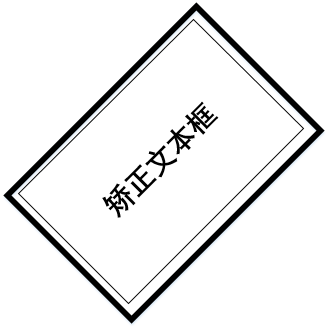
//> input picture rotate.png, 331 x 330 px
$ ./TextRotate   (built with g++ and OpenCV 4)
//> lines starting //> are read from the running program, lines starting //| are printed output that depends on the picture; after the words box and inside, x2 and y2 are one past the last pixel; in counts of white or black regions, pixels touching at a corner belong together
/*
 Written in 2018-12-15
 aim to rotate a rotated picture with some text
 with a rectboundary around the text
*/


#include<opencv2/opencv.hpp>
#include<iostream>
using namespace std;
using namespace cv;
#define NAMEWINDOW1 "二值化"
void On_threshold(int, void*);
int threshold_value = 180;
int threshold_max = 255;
Mat g_src;
Mat g_img_gray;

float perimeter(const vector<Point2f> &a)//求多边形周长。
{
	float sum = 0, dx, dy;
	for (size_t i = 0;i<a.size();i++)
	{
		size_t i2 = (i + 1) % a.size();
		dx = a[i].x - a[i2].x;
		dy = a[i].y - a[i2].y;
		sum += sqrt(dx*dx + dy*dy);
	}
	return sum;
}
bool VerifySize(RotatedRect candidate)
{
	float minError = 0.4; //40%的误差范围
	float maxError = 0.8; //80%的误差范围
	float srcArea = g_src.rows*g_src.cols;
	float area = candidate.size.height*candidate.size.width;
	if (area > (srcArea*minError) && area < (srcArea*maxError))
		return true;
	else
		return false;
        cerr<<"no rect been found"<<endl;
}
int main()
{

	g_src = imread("rotate.png");
//> g_src is the input picture: 330 rows x 331 cols, CV_8UC3; mean B, G, R 238, 237.8, 237.7
	if (g_src.empty())
	{
		cout << "无法打开图片";
		return -1;
	}
	//imshow("原始图片", g_src);
	cvtColor(g_src, g_img_gray,COLOR_BGR2GRAY);
	namedWindow(NAMEWINDOW1, WINDOW_AUTOSIZE);
	createTrackbar("阈值", NAMEWINDOW1, &threshold_value, threshold_max, On_threshold);
	On_threshold(0, 0);
	waitKey(0);
	return 0;
}
void On_threshold(int, void*)
{
	Mat img_thres;
	threshold(g_img_gray, img_thres, threshold_value, threshold_max, THRESH_BINARY);
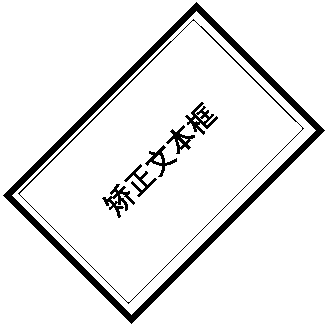
//> img_thres: 330 rows x 331 cols, CV_8UC1; 92.7% white; 7 black regions
	vector<Vec4i>hierarchy;
	vector<vector<Point>>contours;
	//imshow(NAMEWINDOW1, img_thres);
	findContours(img_thres, contours, hierarchy, RETR_TREE, CHAIN_APPROX_SIMPLE);
//> contours = 327 contours, 316 with area under 20; largest, box (x1, y1, x2, y2) and area: (0, 0, 331, 330) 108570, (2, 1, 326, 325) 50052, (12, 11, 316, 315) 43792, (101, 183, 136, 219) 492, (184, 101, 219, 136) 482
	Mat result(g_src.size(), CV_8UC3, Scalar::all(255));
	vector<vector<Point2f>>markDetector;
	vector<vector<Point2f>>detector; //用来存放顶点
	for (int i = 0;i < contours.size();i++)
	{
		Point2f vertices[4]; //用来存放旋转矩形四个顶点
		RotatedRect mr = minAreaRect(Mat(contours[i]));
		if (VerifySize(mr)) //验证是否是所需要尺寸
		{
            cout << "rect is found"<< endl;
			mr.points(vertices);
			for (int k = 0;k < 4;k++)
			{
				//line(result, vertices[k], vertices[(k + 1) % 4], Scalar(0, 0, 255), 2, 8, 0);
				//cout << "第" << k + 1 << "个点坐标为" << vertices[i] << endl;
			}
			Point v1 = vertices[1] - vertices[0];
			Point v2 = vertices[2] - vertices[0];
			double o = v1.x*v2.y - v2.x*v1.y;
			if (o < 0.0) //逆时针存储四个点
				swap(vertices[1], vertices[3]);
			// [4 lines of commented-out code are left out]
			vector<Point2f> m;
			for(int i=0;i<4;i++)
			{
				m.push_back(vertices[i]);
			}
			//rotateRects.push_back(mr);
			detector.push_back(m);
		}
	}
//> this loop made 327 passes
//> (mr, area in VerifySize, vertices, v1, v2, o) on pass 2: (centre (163.5, 162.5), size (274.4, 182.4), angle -45, 50052, 4 Points (x, y): [131, 324], [2, 195], [196, 1], [325, 130], Point(-129, -129), Point(65, -323), 50052)
//> (mr, area in VerifySize, v1, v2, o) on pass 3: (centre (163.5, 162.5), size (260.2, 168.3), angle -45, 43792, Point(-119, -119), Point(65, -303), 43792)
//| rect is found
//| rect is found
//> (output is shown up to pass 3 of 327)
	/*cout << rotateRects.size()<<endl;
	cout << detector.size();*/
	//移除那些角点互相离的太近的四边形      //移除角点太接近的元素
	vector< pair<int, int> > tooNearCandidates;
	for (int i = 0;i < detector.size();i++)
	{
		for (int j = i + 1;j < detector.size();j++)
		{
			float distSquared = 0;
			for (int c = 0;c < 4;c++)
			{
				Point v = detector[i][c] - detector[j][c];
				distSquared += v.dot(v);
			}
			distSquared /= 4;
			if (distSquared < 100)
			{
				tooNearCandidates.push_back(pair<int, int>(i, j));
			}
		}
	}
	vector<bool> removalMask(detector.size(), false);
	for (int i = 0;i < tooNearCandidates.size();i++)
	{
		float p1 = perimeter(detector[tooNearCandidates[i].first]);
		float p2 = perimeter(detector[tooNearCandidates[i].second]);
		//谁周长小 移除谁
		int removalIndex;
		if (p1 > p2)
		{
			removalIndex = tooNearCandidates[i].second;
		}
		else
		{
			removalIndex = tooNearCandidates[i].first;
		}
		removalMask[removalIndex] = true;
		//cout << removalIndex;
	}
	markDetector.clear();
	for (int i = 0;i < detector.size();i++)
	{
		if (!removalMask[i])
		{
			markDetector.push_back(detector[i]);
		}
	}
	cout << "检测到的矩形个数为: "<< markDetector.size() << endl;
	vector<RotatedRect>rotateRects;
	for (int i = 0;i < markDetector.size();i++)
	{
		RotatedRect r = minAreaRect(Mat(markDetector[i]));
		Point2f ver[4];
		r.points(ver);
		for (int k = 0;k < 4;k++)
		{
			line(g_src, ver[k], ver[(k + 1) % 4], Scalar(0, 0, 255), 2, 8, 0);
			cout << "第" << k + 1 << "个点坐标为" << ver[k] << endl;
		}
		rotateRects.push_back(r);
	}
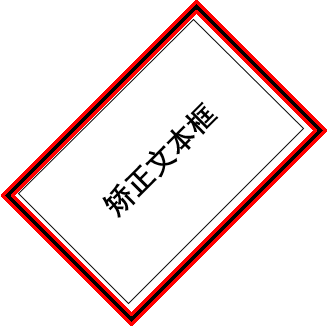
//> g_src: 330 rows x 331 cols, CV_8UC3; 5.72% of pixels changed, all inside (x1, y1, x2, y2) = (1, 0, 327, 326)

	for (size_t i = 0; i < rotateRects.size(); i++)
	{
		Mat dst(g_src.size(),g_src.type());
		Mat rotMat(2, 3, CV_32FC1);
		float r = (float)rotateRects[i].size.width / (float)rotateRects[i].size.height;
		float  angle = rotateRects[i].angle;
		if (r < 1)
			angle = angle + 90; //修正角度
		rotMat = getRotationMatrix2D(rotateRects[i].center, angle, 1);
		warpAffine(g_src, dst, rotMat, dst.size());
		imshow("最终图像", dst);
		Mat dst1;
		getRectSubPix(dst, rotateRects[i].size, rotateRects[i].center, dst1); //裁剪矩形
		imshow("最终图像2", dst1);
	}
//> this loop made 2 passes
//> pass 1, in On_threshold, `warpAffine(g_src, dst, rotMat, dst.size());`:
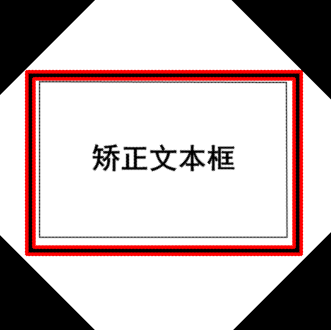
//> dst: 330 rows x 331 cols, CV_8UC3; mean B, G, R 184.3, 184.2, 198.9
//> pass 1, in On_threshold, `getRectSubPix(dst, rotateRects[i].size, rotateRects[i].center, dst1);`:
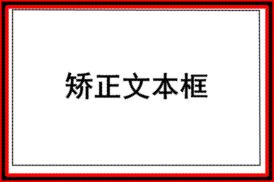
//> dst1: 182 rows x 274 cols, CV_8UC3; mean B, G, R 205.2, 205.2, 228
//> pass 2, in On_threshold, `getRectSubPix(dst, rotateRects[i].size, rotateRects[i].center, dst1);`:
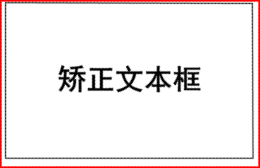
//> dst1: 168 rows x 260 cols, CV_8UC3; mean B, G, R 234.3, 234.3, 242.4
	imshow(NAMEWINDOW1, g_src);

}
